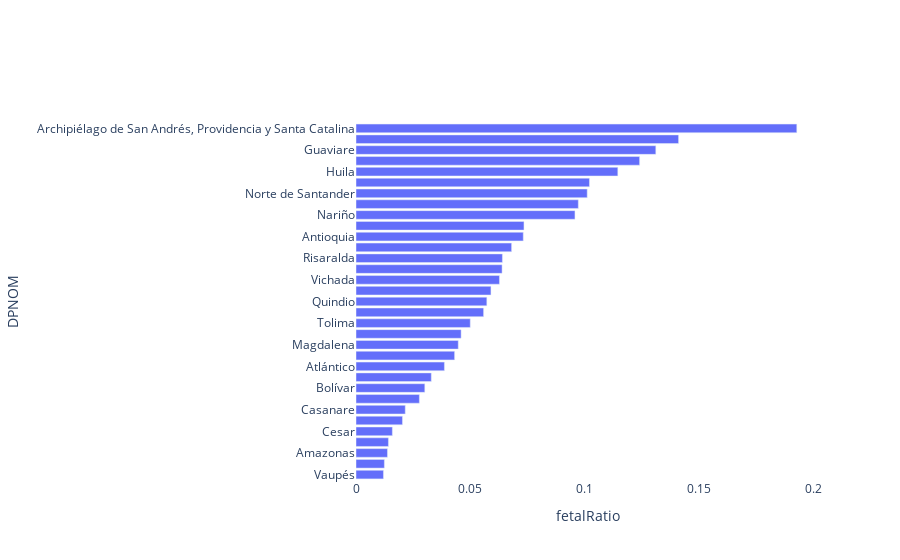

Source (notebook cell):
### Code cell
temp = df_dptos[df_dptos["year"] == 2017].sort_values(by="fetalRatio",ascending=True)
fig = px.bar(temp,x= "fetalRatio",y = "DPNOM")

fig.update_layout(
    
    yaxis=dict(
        showgrid=False,
        showline=False,
        showticklabels=True,
        domain=[0, 0.85],
    ),
    xaxis=dict(
        zeroline=False,
        showline=False,
        showticklabels=True,
        showgrid=True,
    ),
    paper_bgcolor='white',
    plot_bgcolor='white',
)

### Figure 1 — Plotly figure (JSON) as saved in the notebook; plotly's stock layout.template omitted (floating-point values rounded to 4 significant figures)
{"data": [{"alignmentgroup": "True", "hovertemplate": "fetalRatio=%{x}<br>DPNOM=%{y}<extra></extra>", "legendgroup": "", "marker": {"color": "#636efa"}, "name": "", "offsetgroup": "", "orientation": "h", "showlegend": false, "textposition": "auto", "type": "bar", "x": [0.01201, 0.01241, 0.01376, 0.01418, 0.0159, 0.02032, 0.02154, 0.02771, 0.03009, 0.03293, 0.03867, 0.04312, 0.04472, 0.04597, 0.04996, 0.0558, 0.05721, 0.05902, 0.06274, 0.06389, 0.06403, 0.06805, 0.07315, 0.07346, 0.09575, 0.09722, 0.1011, 0.1021, 0.1145, 0.124, 0.1311, 0.1411, 0.1928], "xaxis": "x", "y": ["Vaupés", "La Guajira", "Amazonas", "Guainía", "Cesar", "Chocó", "Casanare", "Caldas", "Bolívar", "Boyacá", "Atlántico", "Santander", "Magdalena", "Sucre", "Tolima", "Cauca", "Quindio", "Caquetá", "Vichada", "Valle del Cauca", "Risaralda", "Cundinamarca", "Antioquia", "Bogotá, D.C.", "Nariño", "Meta", "Norte de Santander", "Córdoba", "Huila", "Arauca", "Guaviare", "Putumayo", "Archipiélago de San Andrés, Providencia y Santa Catalina"], "yaxis": "y"}], "layout": {"barmode": "relative", "legend": {"tracegroupgap": 0}, "margin": {"t": 60}, "paper_bgcolor": "white", "plot_bgcolor": "white", "xaxis": {"anchor": "y", "domain": [0, 1], "showgrid": true, "showline": false, "showticklabels": true, "title": {"text": "fetalRatio"}, "zeroline": false}, "yaxis": {"anchor": "x", "domain": [0, 0.85], "showgrid": false, "showline": false, "showticklabels": true, "title": {"text": "DPNOM"}}}}
